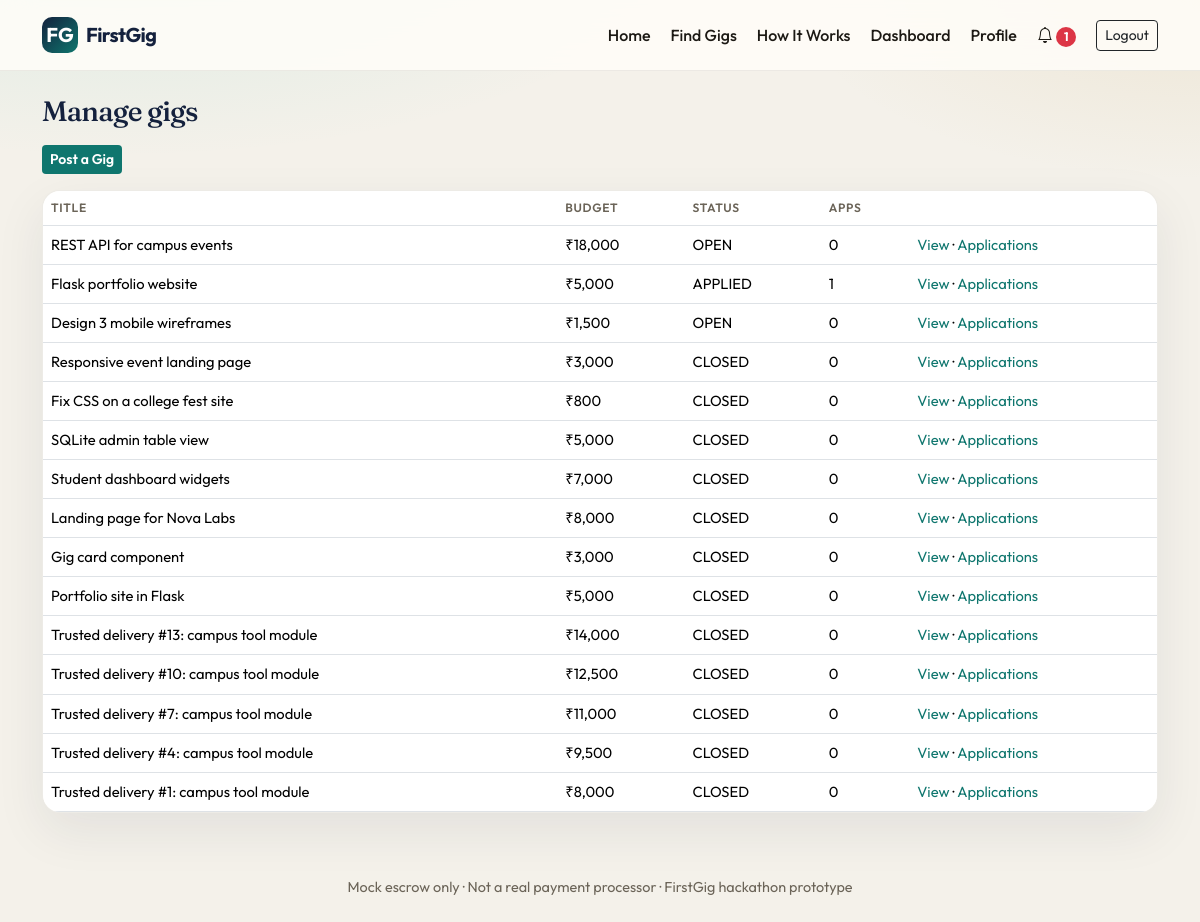
The app's page /gigs/manage (signed in) with its own data.
### FIRSTGIG/models.py (models this page shows, shortened)
class Gig(db.Model):
    __tablename__ = "gigs"
    id = db.Column(db.Integer, primary_key=True)
    client_id = db.Column(db.Integer, db.ForeignKey("users.id"), nullable=False)
    title = db.Column(db.String(200), nullable=False)
    description = db.Column(db.Text, nullable=False)
    category = db.Column(db.String(80), nullable=False)
    required_skills = db.Column(db.Text, default="")
    budget = db.Column(db.Integer, nullable=False)
    deadline = db.Column(db.Date, nullable=False)
    difficulty = db.Column(db.String(20), default="Beginner")  # Beginner | Intermediate | Advanced
    status = db.Column(db.String(30), default="OPEN")  # OPEN | APPLIED | ASSIGNED | CLOSED | REMOVED
    requirements = db.Column(db.Text, default="")
    milestone_count = db.Column(db.Integer, default=1)
    created_at = db.Column(db.DateTime, default=datetime.utcnow)
    client = db.relationship("User", foreign_keys=[client_id])
    applications = db.relationship("Application", backref="gig", lazy="dynamic", cascade="all, delete-orphan")
    project = db.relationship("Project", backref="gig", uselist=False)

### FIRSTGIG/routes/gigs.py (the view)
@gigs_bp.route("/gigs/manage")
@login_required
@role_required("client")
def manage():
    gigs = Gig.query.filter_by(client_id=current_user.id).order_by(Gig.created_at.desc()).all()
    return render_template("gigs/manage.html", gigs=gigs)

### FIRSTGIG/models.py (called while the page is built)
    def is_student(self):
        return self.role == "student"

    def is_client(self):
        return self.role == "client"

    @property
    def is_active(self):
        return bool(self.is_active_account)

### FIRSTGIG/services/notify.py (called while the page is built)
def mark_overdue_projects():
    open_statuses = ("IN_PROGRESS", "ASSIGNED", "SUBMITTED")
    projects = Project.query.filter(Project.status.in_(open_statuses)).all()
    changed = 0
    for p in projects:
        if p.deadline and p.deadline < datetime.utcnow().date():
            if p.status != "OVERDUE":
                p.status = "OVERDUE"
                notify(p.student_id, f"Project #{p.id} is overdue.", f"/projects/{p.id}")
                notify(p.client_id, f"Project #{p.id} is overdue.", f"/projects/{p.id}")
                changed += 1
    if changed:
        db.session.commit()
    return changed

### FIRSTGIG/templates/gigs/manage.html (shortened to what this page needs)
{% extends "base.html" %}
{% block content %}
<h1 class="page-title h3 mb-3">Manage gigs</h1>
<a class="btn btn-teal btn-sm mb-3" href="{{ url_for('gigs.post_gig') }}">Post a Gig</a>
<div class="table-responsive card-fg">
<table class="table table-fg mb-0">
  <thead><tr><th>Title</th><th>Budget</th><th>Status</th><th>Apps</th><th></th></tr></thead>
  <tbody>
  {% for g in gigs %}
    <tr>
      <td>{{ g.title }}</td>
      <td>₹{{ "{:,}".format(g.budget) }}</td>
      <td>{{ g.status }}</td>
      <td>{{ g.applications.count() }}</td>
      <td>
        <a href="{{ url_for('gigs.detail', gig_id=g.id) }}">View</a>
        · <a href="{{ url_for('gigs.applicants', gig_id=g.id) }}">Applications</a>
      </td>
    </tr>
  {% endfor %}
  </tbody>
</table>
</div>
{% endblock %}

### FIRSTGIG/static/css/style.css (style rules this page uses)
:root { --bg: #f4f1ea; --bg-2: #fffdf8; --ink: #1c1914; --muted: #6b6458; --line: rgba(28, 25, 20, 0.08); --teal: #0f766e; --teal-2: #14b8a6; --gold: #c4a35a; --navy: #14213d; --coral: #c45c26; --ok: #15803d; --warn: #b45309; --bad: #b91c1c; --shadow: 0 18px 50px rgba(20, 33, 61, 0.08); --radius: 18px; --font: "Outfit", system-ui, sans-serif; --serif: "Fraunces", Georgia, serif; }
* { box-sizing: border-box; }
html, body { margin: 0; padding: 0; }
body { font-family: var(--font); color: var(--ink); background: radial-gradient(1200px 500px at 10% -10%, rgba(20, 184, 166, 0.12), transparent 50%), radial-gradient(900px 400px at 100% 0%, rgba(196, 163, 90, 0.14), transparent 45%), var(--bg); min-height: 100vh; }
a { color: var(--teal); text-decoration: none; }
.btn-teal { background: var(--teal); color: #fff; border: 0; font-weight: 600; }
.card-fg { background: var(--bg-2); border: 1px solid var(--line); border-radius: var(--radius); box-shadow: var(--shadow); }
.table-fg { font-size: 0.92rem; }
.table-fg th { color: var(--muted); font-weight: 600; font-size: 0.75rem; text-transform: uppercase; letter-spacing: 0.06em; }
.page-title { font-family: var(--serif); letter-spacing: -0.03em; color: var(--navy); }

### records on screen
Gig: title "REST API for campus events", budget "18,000", status "OPEN", applications.count "0"
Gig: title "Flask portfolio website", budget "5,000", status "APPLIED", applications.count "1"
Gig: title "Design 3 mobile wireframes", budget "1,500", status "OPEN", applications.count "0"
Gig: title "Responsive event landing page", budget "3,000", status "CLOSED", applications.count "0"
Gig: title "Fix CSS on a college fest site", budget "800", status "CLOSED", applications.count "0"
Gig: title "SQLite admin table view", budget "5,000", status "CLOSED", applications.count "0"
Gig: title "Student dashboard widgets", budget "7,000", status "CLOSED", applications.count "0"
Gig: title "Landing page for Nova Labs", budget "8,000", status "CLOSED", applications.count "0"
Gig: title "Gig card component", budget "3,000", status "CLOSED", applications.count "0"
Gig: title "Portfolio site in Flask", budget "5,000", status "CLOSED", applications.count "0"
Gig: title "Trusted delivery #13: campus tool module", budget "14,000", status "CLOSED", applications.count "0"
Gig: title "Trusted delivery #10: campus tool module", budget "12,500", status "CLOSED", applications.count "0"
Gig: title "Trusted delivery #7: campus tool module", budget "11,000", status "CLOSED", applications.count "0"
Gig: title "Trusted delivery #4: campus tool module", budget "9,500", status "CLOSED", applications.count "0"
Gig: title "Trusted delivery #1: campus tool module", budget "8,000", status "CLOSED", applications.count "0"

### other values on screen
{{ unread_count }} "1"
